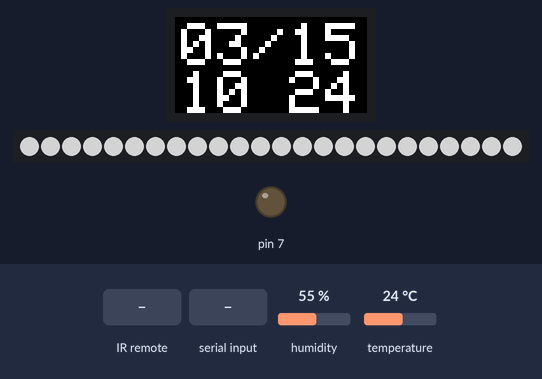
A sketch run on a simulated Arduino Mega 2560, built with avr-gcc and run on an emulated ATmega2560. Parts: 32×16 colour display, 24 RGB LEDs in strip order, left to right, output pins drawn as LEDs (lit = HIGH). The inputs (shaded band) are chosen by the test bench; at power-on: humidity 55 %, temperature 24 °C. Dim RGB values are drawn brighter than linear; the local clock reads 2024-03-15 10:24:30 at power-on unless the sketch sets it; what the sketch prints to the serial monitor is not drawn.

Above: at 1.2 s.
1.3 s: infrared code 0xFFC23D received
At 2.3 s:
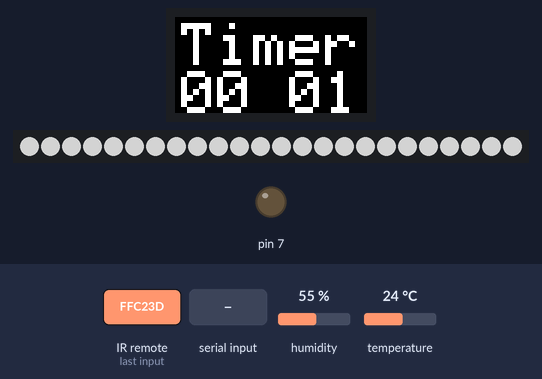
4.3 s: "30,150,10\n" received over Serial
At 5.6 s:
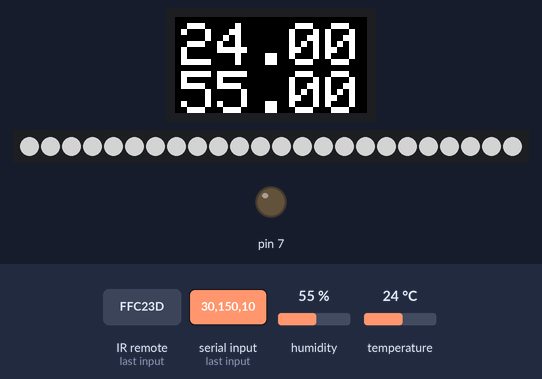
5.9 s: infrared code 0xFF629D received
At 7.1 s:
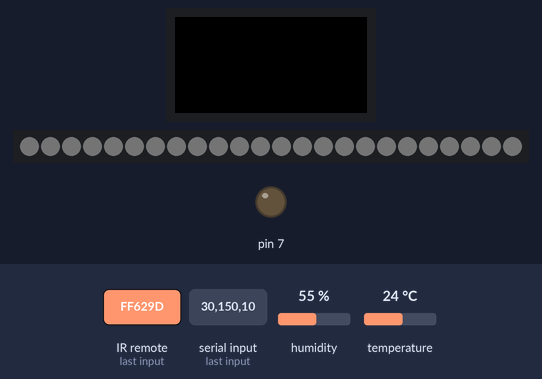
7.4 s: "5\n" received over Serial
At 8.6 s:
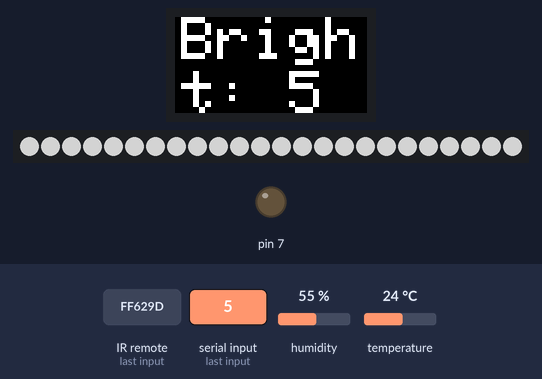
8.9 s: infrared code 0xFF18E7 received
At 9.8 s:
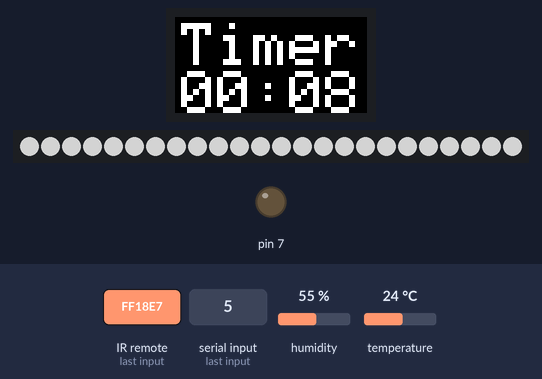
11.9 s: "2\n" received over Serial
At 12.7 s:
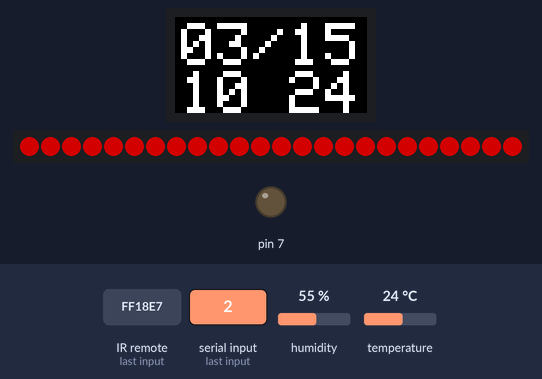
Timing chart, 0 to 14.9 s (numbered marks = the images above; inputs shaded):
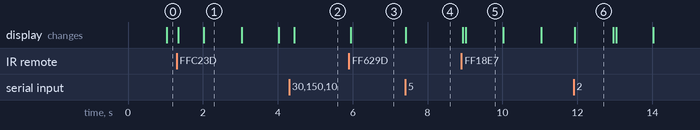

The sketch:

mcu.ino
```cpp
// Include DHT11
#include <Adafruit_Sensor.h>
#include "DHT.h"

// Include DS1302
#include <ThreeWire.h>
#include <RtcDS1302.h>

// Include RGB Matrix
#include <RGBmatrixPanel.h>

// Include IRremote
#include <IRremote.h>

// Include WS2812
#include <Adafruit_NeoPixel.h>

#ifdef __AVR__
#include <avr/power.h>
#endif

// Define DHT11
#define DHT11_PIN 12
#define DHTTYPE DHT11
DHT dht(DHT11_PIN, DHTTYPE);
float temp;
float hud;

// Define IRremote
int RECV_PIN = 22;
IRrecv irrecv(RECV_PIN);
decode_results results;

// Define RGB Led Matrix
#define CLK 11
#define OE   9
#define LAT 10
#define A   A0
#define B   A1
#define C   A2

RGBmatrixPanel matrix(A, B, C, CLK, LAT, OE, true);

#define countof(a) (sizeof(a) / sizeof(a[0]))

// Define RTC
ThreeWire myWire(4, 5, 2); // IO, SCLK, CE
RtcDS1302<ThreeWire> Rtc(myWire);

// Define WS2812
#define PIN       13
#define NUMPIXELS 24

Adafruit_NeoPixel pixels(NUMPIXELS, PIN, NEO_GRB + NEO_KHZ800);

int brightness = 125;
int old_brightness = 125;

int screen = 1;

void setup() {
  // Begin Serial Commnication
  Serial.begin(9600);

  // Initialize DHT11
  dht.begin();
  hud = dht.readHumidity();
  temp = dht.readTemperature();

  // Initialize IRremote
  irrecv.enableIRIn();

  // Initalize Piezo
  pinMode(7, OUTPUT);
  analogWrite(7, 0);

  // Initialize RGB LED Matrix
  matrix.begin();
  matrix.setTextSize(1);

  // Initialize RTC
  Rtc.Begin();
  if (Rtc.GetIsWriteProtected())
  {
    Rtc.SetIsWriteProtected(false);
  }
  if (!Rtc.GetIsRunning())
  {
    Rtc.SetIsRunning(true);
  }

  // Initialize WS2812
  pixels.begin();
  pixels.setBrightness(brightness);
  for (int i = 0; i < NUMPIXELS; i++) {
    pixels.setPixelColor(i, 255, 255, 255);
  }
  pixels.show();

  // All Modules are READY
  Serial.println("Arduino Ready!!");
}

// Declare Global Variable
int old_screen = 1;

boolean fever_flag = false;
boolean timer_flag = false;
boolean sleep_flag = false;

unsigned long t;

RtcDateTime start = Rtc.GetDateTime();
RtcDateTime end = Rtc.GetDateTime();

void loop() {
  // Disable Piezo
  analogWrite(7, 0);

  // Change LED Color when study 10sec for test
  if (Rtc.GetDateTime() - start >= 10 && !fever_flag && !sleep_flag && timer_flag) {
    fever_flag = true;
    for (int i = 0; i < 24; i++) {
      pixels.setPixelColor(i, 255, 0, 0);
    }
    pixels.show();
  }

  // Get Remote Controller
  if (irrecv.decode(&results)) {

    // Sleep Button(CH)
    if (results.value == 0xFF629D) {
      doSleep();
    }
    // RW Button
    else if (results.value == 0xFF22DD) {
      switch (screen) {
        case 1:
          screen = 3;
          break;
        case 2:
          screen = 1;
          break;
        case 3:
          screen = 2;
          break;
        default:
          screen = 1;
          break;
      }
    }
    // FF Button
    else if (results.value == 0xFF02FD) {
      switch (screen) {
        case 1:
          screen = 2;
          break;
        case 2:
          screen = 3;
          break;
        case 3:
          screen = 1;
          break;
        default:
          screen = 1;
          break;
      }
    }
    // Play/Pause Button
    else if (results.value == 0xFFC23D) {
      timer_flag = timer_flag ? false : true;
      if (!timer_flag) {
        fever_flag = false;
        for (int i = 0; i < 24; i++) {
          pixels.setPixelColor(i, 255, 255, 255);
        }
        pixels.show();
        sendStudyData();
      }
      else {
        start = Rtc.GetDateTime();
      }
      screen = 2;
    }
    // - Button
    else if (results.value == 0xFFE01F) {
      brightness -= 25;
      if (brightness < 25) brightness = 25;
      screen = 4;
      set_brightness();
    }
    // + Button
    else if (results.value == 0xFFA857) {
      brightness += 25;
      if (brightness > 255) brightness = 255;
      screen = 4;
      set_brightness();
    }
    // Button 1
    else if (results.value == 0xFF30CF) {
      screen = 1;
    }
    // Button 2
    else if (results.value == 0xFF18E7) {
      screen = 2;
    }
    // Button 3
    else if (results.value == 0xFF7A85) {
      screen = 3;
    }
    irrecv.resume();
  }

  // Serial Commnunication From Client(PC/Android)
  if (Serial.available()) {

    // Get Command
    int cmd = Serial.parseInt();

    // Update RTC Clock
    if (cmd == 1) {
      int yr = Serial.parseInt();
      int mon = Serial.parseInt();
      int day = Serial.parseInt();
      int hr = Serial.parseInt();
      int mn = Serial.parseInt();
      int sec = Serial.parseInt();
      Rtc.SetDateTime(RtcDateTime(yr, mon, day, hr, mn, sec));
    }
    // RW Button
    else if (cmd == 2) {
      switch (screen) {
        case 1:
          screen = 3;
          break;
        case 2:
          screen = 1;
          break;
        case 3:
          screen = 2;
          break;
        default:
          screen = 1;
          break;
      }
    }
    // FF Button
    else if (cmd == 3) {
      switch (screen) {
        case 1:
          screen = 2;
          break;
        case 2:
          screen = 3;
          break;
        case 3:
          screen = 1;
          break;
        default:
          screen = 1;
          break;
      }
    }
    // Play Button
    else if (cmd == 4) {
      if (!timer_flag) {
        timer_flag = timer_flag ? false : true;
      }
      else {
        start = Rtc.GetDateTime();
      }
      screen = 2;
    }
    // - Button
    else if (cmd == 5) {
      brightness -= 25;
      if (brightness < 25) brightness = 25;
      screen = 4;
      set_brightness();
    }
    // + Button
    else if (cmd == 6) {
      brightness += 25;
      if (brightness > 255) brightness = 255;
      screen = 4;
      set_brightness();
    }
    // Pause Button
    else if (cmd == 7) {
      if (timer_flag) {
        fever_flag = false;
        timer_flag = timer_flag ? false : true;
        for (int i = 0; i < 24; i++) {
          pixels.setPixelColor(i, 255, 255, 255);
        }
        pixels.show();
        sendStudyData();
      }
      screen = 2;
    }
    // Button 1
    else if (cmd == 8) {
      screen = 1;
    }
    // Button 2
    else if (cmd == 9) {
      screen = 2;
    }
    // Button 3
    else if (cmd == 10) {
      screen = 3;
    }
    // Sleep Button
    else if (cmd == 16) {
      doSleep();
    }
    // Alarm Function(Not Button)
    else if (cmd == 17) {
      t = millis();
      screen = 5;
    }
    // Sleep Alarm Function(Not Button)
    else if (cmd == 18) {
      doSleep();
    }
  }

  // Screens

  // Clock Screen
  if (screen == 1) {
    checkSleep();
    printTime();
  }
  //Timer Screen
  else if (screen == 2) {
    checkSleep();
    matrix.fillScreen(0);
    matrix.setCursor(1, 1);
    matrix.print("Timer");
    matrix.setCursor(1, 9);
    if (timer_flag == true) {
      printTimer();
    }
    else {
      start = Rtc.GetDateTime();
      matrix.print("00:00");
    }
  }
  // Temp/Hud Screen
  else if (screen == 3) {
    checkSleep();
    if (!isnan(hud) || !isnan(temp)) {
      matrix.fillScreen(0);
      matrix.setCursor(1, 1);
      matrix.print(temp);
      matrix.setCursor(1, 9);
      matrix.print(hud);
    }
    hud = dht.readHumidity();
    temp = dht.readTemperature();
    delay(20);
  }
  // Brightness Screen
  else if (screen == 4) {
    checkSleep();
    matrix.fillScreen(0);
    matrix.setCursor(1, 0);
    matrix.print("Brigh");
    matrix.setCursor(1, 9);
    matrix.print("t: ");
    matrix.print((brightness / 25) % 11);
    if (millis() - t > 5000) {
      screen = 1;
    }
  }
  // Alarm Screen
  else if (screen == 5) {
    checkSleep();
    analogWrite(7, 130);
    matrix.fillScreen(0);
    matrix.setCursor(1, 1);
    matrix.print("Alarm");
    matrix.setCursor(1, 9);
    matrix.print("!!!!!");
    if (millis() - t > 5000) {
      analogWrite(7, 0);
      screen = 1;
    }
  }
  matrix.swapBuffers(true);
}

// Functions

void checkSleep() {
  if (sleep_flag) {
    brightness = old_brightness;
    pixels.setBrightness(brightness);
    pixels.show();
    sleep_flag = false;
  }
}

void doSleep() {
  sleep_flag = sleep_flag ? false : true;
  if (!sleep_flag) {
    screen = old_screen;
    brightness = old_brightness;
    pixels.setBrightness(brightness);
    pixels.show();
  }
  else {
    fever_flag = false;
    old_screen = screen;
    screen = 0;
    old_brightness = brightness;
    brightness = 1;
    pixels.setBrightness(brightness);
    for (int i = 0; i < 24; i++) {
      pixels.setPixelColor(i, 255, 255, 255);
    }
    pixels.show();
    matrix.fillScreen(0);
  }
}

// Send Study data to Server
void sendStudyData() {
  char studyString[50];

  RtcDateTime now = Rtc.GetDateTime();

  snprintf_P(studyString,
             countof(studyString),
             PSTR("S,%04u-%02u-%02u %02u:%02u:%02u,%04u-%02u-%02u %02u:%02u:%02u"),
             start.Year(),
             start.Month(),
             start.Day(),
             start.Hour(),
             start.Minute(),
             start.Second(),
             now.Year(),
             now.Month(),
             now.Day(),
             now.Hour(),
             now.Minute(),
             now.Second()
            );
  Serial.println(studyString);
}

// Set Brightness
void set_brightness() {
  t = millis();
  pixels.setBrightness(brightness);
  pixels.show();
}

// Print Time with blinking
void printTime()
{
  char datestring[20];

  RtcDateTime dt = Rtc.GetDateTime();

  matrix.fillScreen(0);
  matrix.setCursor(1, 1);
  snprintf_P(datestring,
             countof(datestring),
             PSTR("%02u/%02u"),
             dt.Month(),
             dt.Day()
            );
  matrix.print(datestring);

  matrix.setCursor(1, 9);
  if (dt % 2) {
    snprintf_P(datestring,
               countof(datestring),
               PSTR("%02u %02u"),
               dt.Hour(),
               dt.Minute()
              );
  }
  else {
    snprintf_P(datestring,
               countof(datestring),
               PSTR("%02u:%02u"),
               dt.Hour(),
               dt.Minute()
              );
  }
  matrix.print(datestring);
}

// Print Timer with blinking
void printTimer()
{
  char datestring[20];

  RtcDateTime dt = Rtc.GetDateTime() - start;

  int mn = dt / 60;

  if (dt % 2) {
    snprintf_P(datestring,
               countof(datestring),
               PSTR("%02u %02u"),
               mn,
               dt.Second()
              );
  }
  else {
    snprintf_P(datestring,
               countof(datestring),
               PSTR("%02u:%02u"),
               mn,
               dt.Second()
              );
  }
  matrix.print(datestring);
}
```

Measured:
- after the input at 1.3 s, the display: first changes at once (image 1 shows a later state)
- after the input at 4.3 s, the display: changes after 0.13 s (image 2)
- after the input at 5.9 s, the display: changes at once (image 3)
- after the input at 7.4 s, the display: changes at once (image 4)
- after the input at 8.9 s, the display: first changes at once (image 5 shows a later state)
- after the input at 11.9 s, the display: changes at once (image 6)
- what the display in image 1 shows lasts 1.0 s, from 2.0 s to 3.0 s
